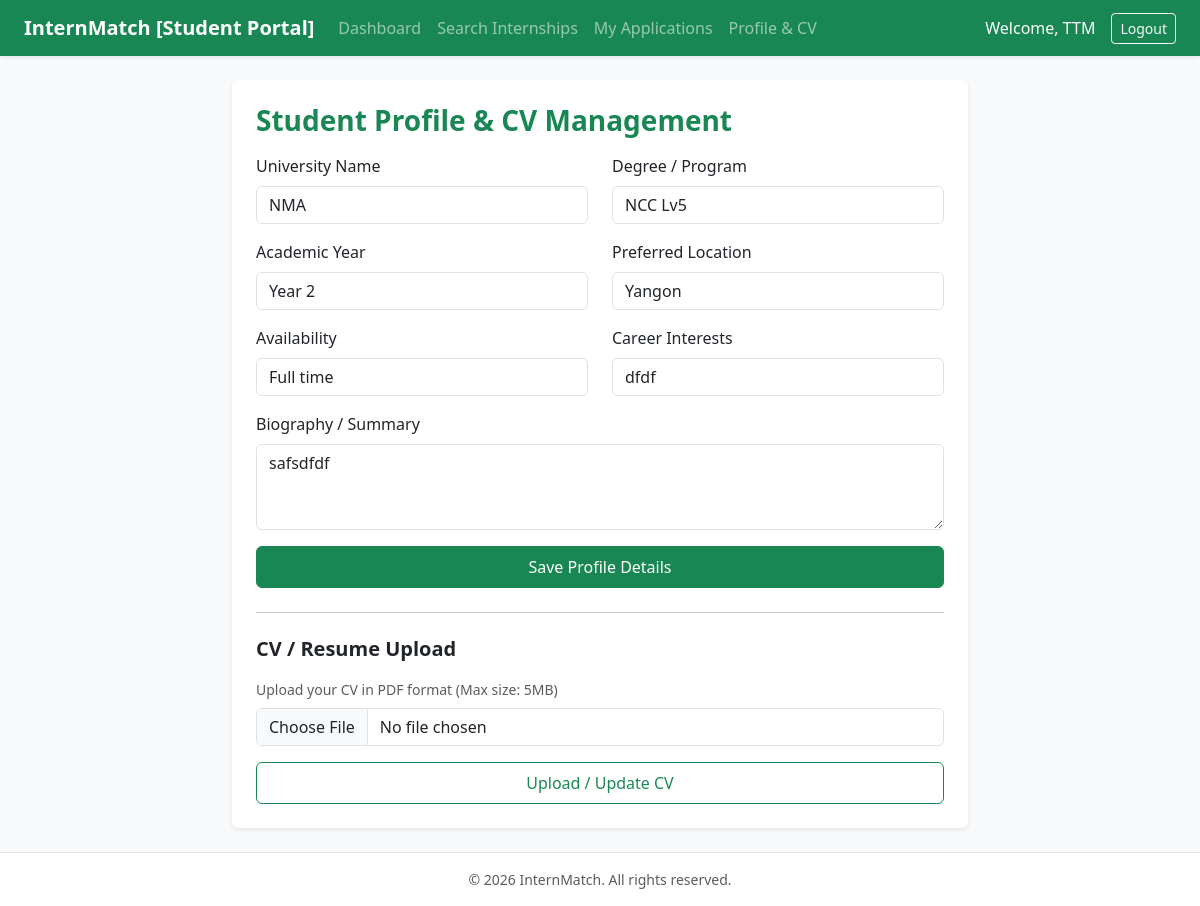
Screenshot of /views/student/profile.php (signed in) with the database file from the repository.
### tables this page shows
CREATE TABLE `student_profiles` (
  `student_id` int(11) NOT NULL,
  `user_id` int(11) NOT NULL,
  `university` varchar(150) DEFAULT NULL,
  `degree` varchar(150) DEFAULT NULL,
  `academic_year` varchar(50) DEFAULT NULL,
  `bio` text DEFAULT NULL,
  `location` varchar(100) DEFAULT NULL,
  `availability` varchar(50) DEFAULT NULL,
  `career_interest` varchar(150) DEFAULT NULL
);

### classes/StudentProfile.php (called while the page is built, shortened)
<?php
class StudentProfile {
    private $conn;
    private $table_name = "student_profiles";
    public function __construct($db) {
        $this->conn = $db;
    }
    public function getProfileByUserId($user_id) {
        $query = "SELECT * FROM " . $this->table_name . " WHERE user_id = :user_id LIMIT 1";
        $stmt = $this->conn->prepare($query);
        $stmt->bindParam(":user_id", $user_id);
        $stmt->execute();
        return $stmt->fetch();
    }
}
?>

### views/student/profile.php (the view, shortened to what this page needs)
<?php
require_once '../../classes/StudentProfile.php';
$database = new Database();
$db = $database->getConnection();
$profileModel = new StudentProfile($db);
$user_id = $_SESSION['user_id'];
$profile = $profileModel->getProfileByUserId($user_id);
include '../../includes/header.php';
?>
<div class="row justify-content-center">
    <div class="col-md-8">
        <div class="card shadow-sm border-0 p-4 bg-white">
            <h3 class="fw-bold text-success mb-3">Student Profile & CV Management</h3>
            <form method="POST" action="">
                <div class="row mb-3">
                    <div class="col-md-6">
                        <label class="form-label">University Name</label>
                        <input type="text" name="university" class="form-control" value="<?php echo htmlspecialchars($profile['university'] ?? ''); ?>" required>
                    </div>
                    <div class="col-md-6">
                        <label class="form-label">Degree / Program</label>
                        <input type="text" name="degree" class="form-control" value="<?php echo htmlspecialchars($profile['degree'] ?? ''); ?>" required>
                    </div>
                </div>
                <div class="row mb-3">
                    <div class="col-md-6">
                        <label class="form-label">Academic Year</label>
                        <input type="text" name="academic_year" class="form-control" value="<?php echo htmlspecialchars($profile['academic_year'] ?? ''); ?>" placeholder="e.g. Year 3" required>
                    </div>
                    <div class="col-md-6">
                        <label class="form-label">Preferred Location</label>
                        <input type="text" name="location" class="form-control" value="<?php echo htmlspecialchars($profile['location'] ?? ''); ?>" required>
                    </div>
                </div>
                <div class="row mb-3">
                    <div class="col-md-6">
                        <label class="form-label">Availability</label>
                        <input type="text" name="availability" class="form-control" value="<?php echo htmlspecialchars($profile['availability'] ?? ''); ?>" placeholder="e.g. Full-time / Part-time" required>
                    </div>
                    <div class="col-md-6">
                        <label class="form-label">Career Interests</label>
                        <input type="text" name="career_interest" class="form-control" value="<?php echo htmlspecialchars($profile['career_interest'] ?? ''); ?>" required>
                    </div>
                </div>
                <div class="mb-3">
                    <label class="form-label">Biography / Summary</label>
                    <textarea name="bio" class="form-control" rows="3"><?php echo htmlspecialchars($profile['bio'] ?? ''); ?></textarea>
                </div>
                <button type="submit" name="update_profile" class="btn btn-success w-100 py-2">Save Profile Details</button>
            </form>
            <hr class="my-4">
            <h5 class="fw-bold text-dark mb-3">CV / Resume Upload</h5>
            <form method="POST" action="" enctype="multipart/form-data">
                <div class="mb-3">
                    <label class="form-label text-muted small">Upload your CV in PDF format (Max size: 5MB)</label>
                    <input type="file" name="cv_file" class="form-control" accept=".pdf" required>
                </div>
                <button type="submit" class="btn btn-outline-success w-100 py-2">Upload / Update CV</button>
            </form>
        </div>
    </div>
</div>
<?php include '../../includes/footer.php'; ?>

### rows the page displays
student_profiles: university "NMA", degree "NCC Lv5", academic_year "Year 2", location "Yangon", availability "Full time", career_interest "dfdf", bio "safsdfdf"

### other values shown
$_SESSION['name'] "TTM"
